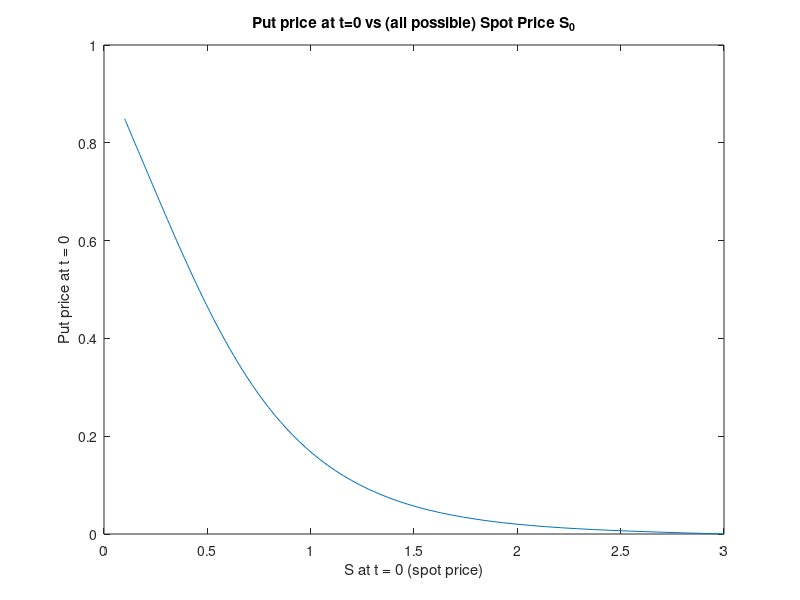

This figure's MATLAB source:
%% LECTURE 11 - Explicit Euler for EU Call - Noé Debrois - 29/10/2024
% Script to price a EU Call Option, under B&S model, using log-price PDE.
% We implement Finite Difference Method using EXPLICIT EULER SCHEME.
%%%%%%%%%%%%%%%%%%%%%%%%%%%%%%%%%%%%%%%%%%%%%%%%%%%%%%%%%%%%%%%%%%%%%%%%%%%
% About EXPLICIT EULER SCHEME :
% We make an error at each iteration. The Explicit Euler Scheme is instable
% because the errors cumulate each other. And we do not know exactly how
% large M shoud be. It is "M >> N - conditionally stable" : try and error.
% Explicit Euler is VERY SIMPLE but CONDITIONALLY STABLE so let's take a
% look at "Implicit Euler".
clear
close all
%
%% 1. Parameters & Grids :
% Model parameters :
S0 = 1; K = 0.95; r = 0.001; sigma = 0.5; T = 1;

% Space grid :
N = 100; % Number of points in the space dimension.
Smin = 0.1 * S0; % Found by experience : we assume that the spot price has
Smax = 3 * S0;   % a negligible probability of falling below 10% of S0, and
                 % of rising above 3 * S0.
xmin = log(Smin/S0); % x lives in [xmin, xmax]=[log(Smin/S0),log(Smax/S0)].
xmax = log(Smax/S0);
dx = (xmax - xmin) / N; % Space grid step.
x = xmin + (0:N) * dx;  % From x0 = xmin to xN = xmax (in total : N+1 pts).
% x = linspace(xmin, xmax, N+1);

% Time grid :
M = 1000;   % Number of points in the time dimension.
dt = T / M; % Time grid step.
t = (0:M) * dt; % t lives in [0, T], divided in M subintervals : M+1 pts.
%
%% 2. Explicit Euler - Backward in time loop :
% Vector of price (for all x) that we will update backwardly from T to 0 
% (i.e from tM to t0) :
c = max(K - S0 * exp(x'), 0);

cnew = zeros(size(c)); % New price vector that we will compute using prices
% from c (in cnew : prices at time t{j-1} ; in c : prices at time t_{j}).

for j=M:-1:1 % BACKWARD from t_M to t_0.
    % We know c t_j -> we compute cnew t_{j-1}.
    %
    % Boundary condition for PUT : "v(t, xmin) = K * e^[-r(T-t)] - Smin, 
    % for all t" :
    cnew(1) = K * exp(-r * (T - (j - 1) * dt)) - Smin;
    %
    for i=2:N
        % Explicit Euler Scheme : by moving V_{j-1, i} (UNKNOWN) on the left :
        % V_{j-1, i} = -A * dt * V_{j, i-1} - B * dt * V_{j, i} - C * dt *
        % V_{j, i+1}, 
        %
        % Where V_{j, i-1}, V_{j, i} & V_{j, i+1} are known.
        %
        % And :
        %       A = (r - sigma^2 / 2) / (2 * dx) - (sigma^2 / 2) / dx^2 ;
        %       B = - 1 / dt + sigma^2 / dx^2 + r ;
        %       C = - (r - sigma^2 / 2) / (2 * dx) - (sigma^2 / 2) / dx^2.
        %
        cnew(i) = c(i) + dt * (...
            (r - sigma^2 / 2) * (c(i + 1) - c(i - 1)) / (2 * dx) +...
            sigma^2 / 2 * (c(i + 1) - 2 * c(i) + c(i - 1)) / dx^2 +...
            -r * c(i));
    end
    %
    % Boundary condition for PUT : "v(t, xmax) = 0, for all t" :
    cnew(N + 1) = 0;

    % Update the price @ t_j to the new price @ t_{j-1} (BACKWARD) :
    c = cnew;
end
%
%% Plot "put price at t=0" VS "S at t=0" (for all S in [Smin, Smax]) :
% S at t = 0 represents the spot price (so, now). S0 (cf "Model
% parameters") is one example of possible spot price.
figure
plot(S0 * exp(x), c); 
title('Put price at t=0 vs (all possible) Spot Price S_0');
xlabel('S at t = 0 (spot price)');
ylabel('Put price at t = 0');
%
%% Compute the price at t = 0 :
price = interp1(x, c, 0, 'spline') % Interpolation of c at x = 0, i.e S = S0
% (S0 being the one we the one we initialized in "Model parameters").
[~, price_ex] = blsprice(S0, K, r, T, sigma) % For comparison : B&S price.